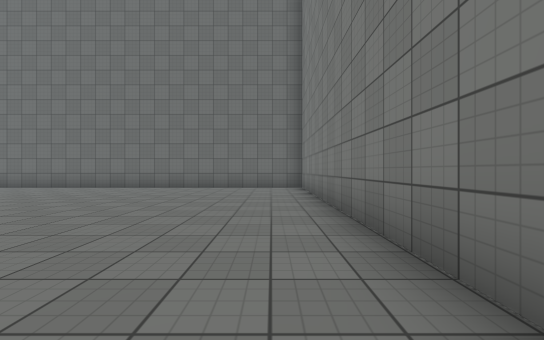
[1] (above)

20 first-person views from a walk through a Unity game level. The camera is 1.2 m above the floor, looks level and sees 90° across. The floor is counted in squares, 2 m on a side. Each view is taken from the middle of a square. On the plan, view 1 faces up. The plan holds only what a view shows up to about 9 squares ahead; the rest is blank. The place goes on beyond the plan. The player is left out. Surface patterns are stand-ins for the level's own textures.

[2]
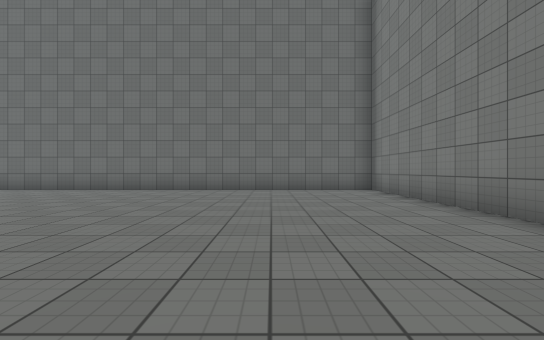

[3]
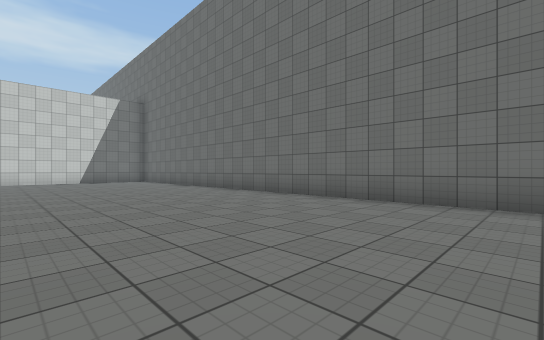

[4]
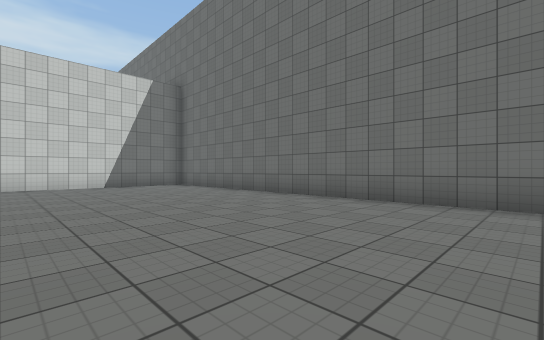

[5]
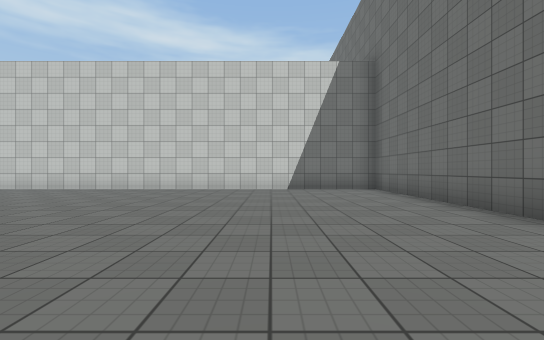

[6]
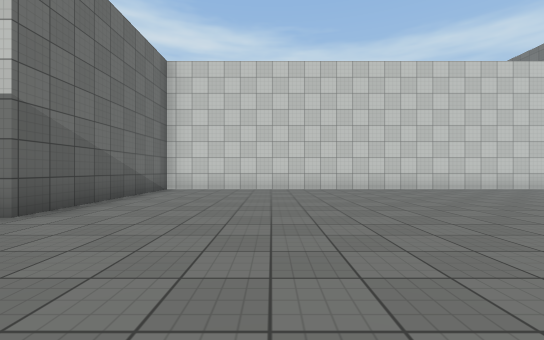

[7]
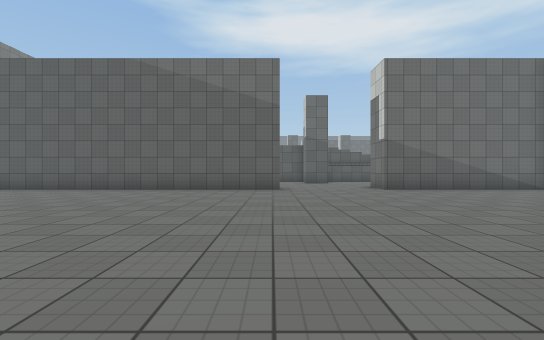

[8]
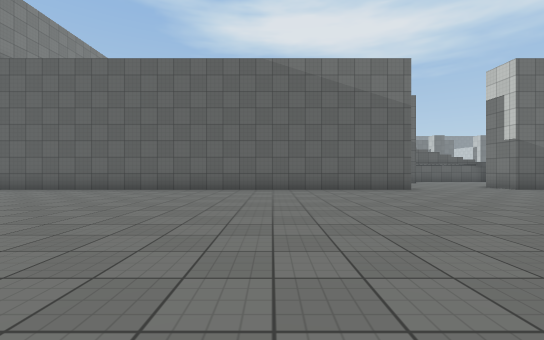

[9]
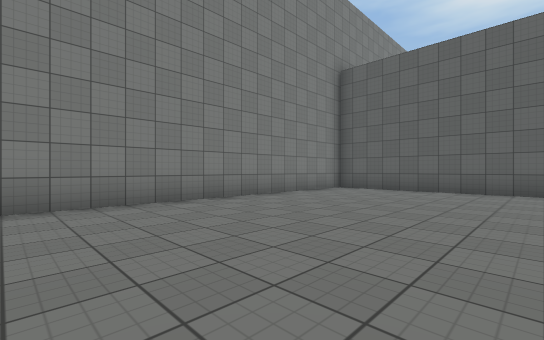

[10]
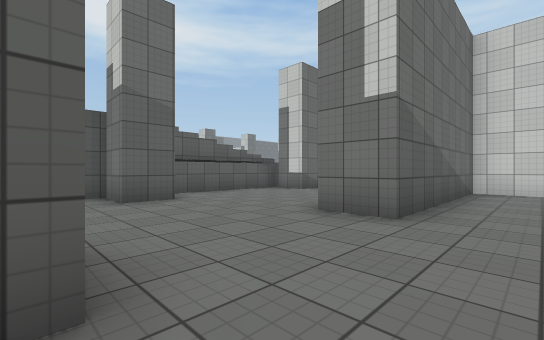

[11]
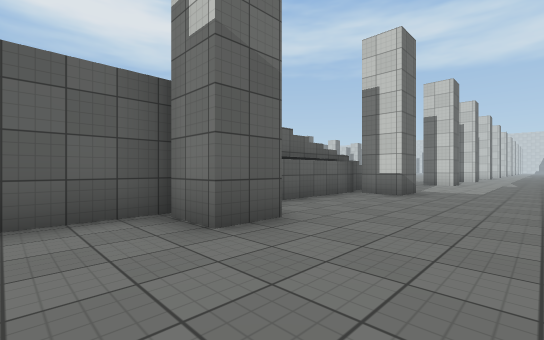

[12]
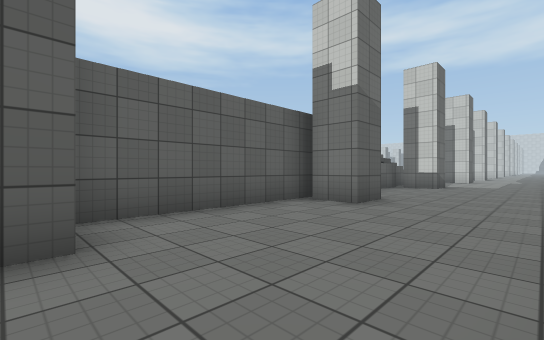

[13]
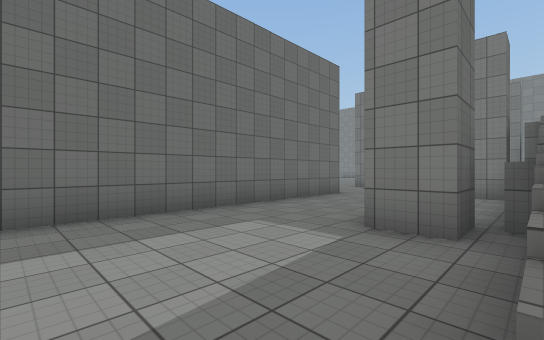

[14]
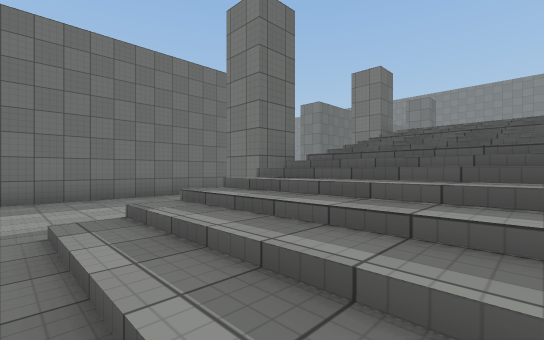

[15]
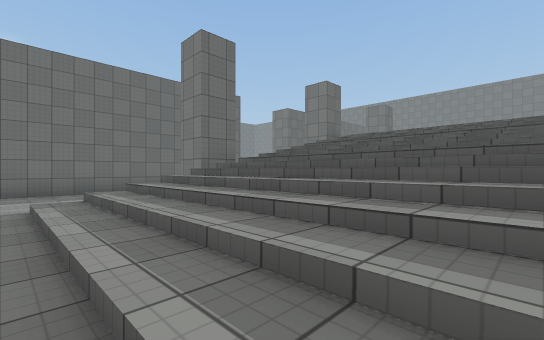

[16]
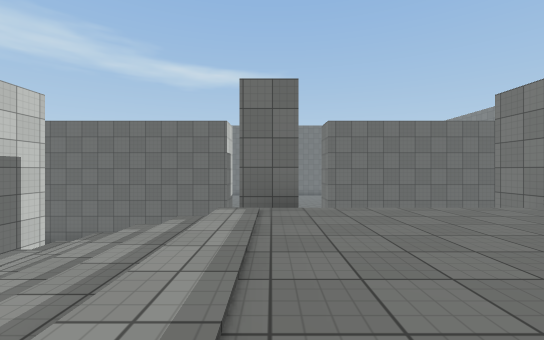

[17]
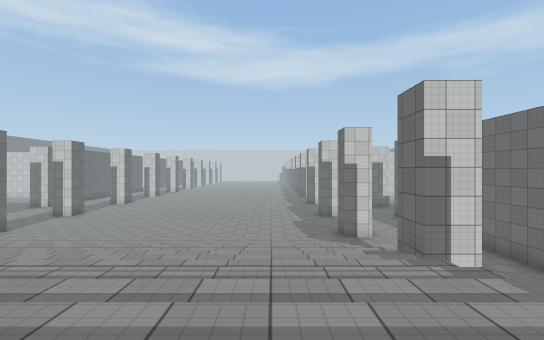

[18]
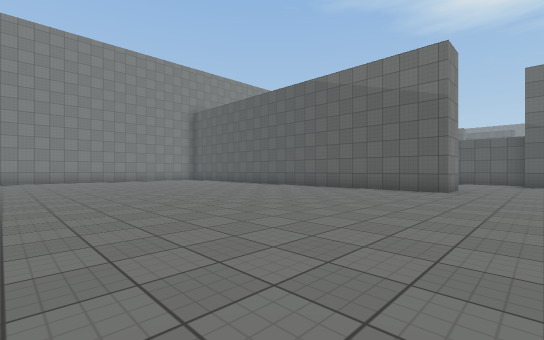

[19]
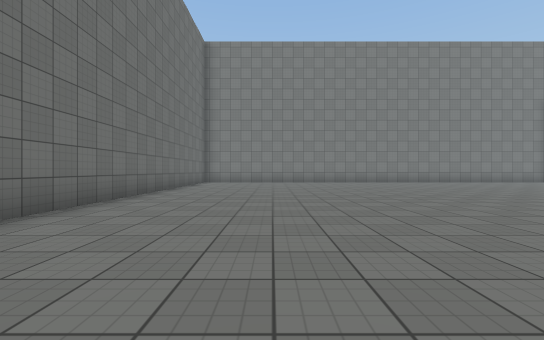

[20]
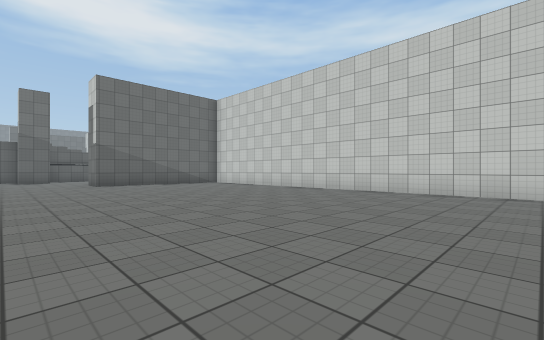

### Floor plan
Key: @ floor where view 1 was taken; # wall or solid block; . main floor; : floor 0.25 m higher than the main floor; + floor 3.75 m higher than the main floor; / step, stairs or slope; v drop or lower ground.
Columns run from 23 left of view 1 to 1 right of it. Each row starts with its distance up from view 1.
 10   #######################
  9   #.....................#
  8   #.....................#
  7   #.....................#
  6   #.....................#
  5   #.....................#
  4   #.....................#
  3   #........   ..........#
  2   #........    .........#
  1   #.....................#
  0   #....................@#
 -1   #.....................#
 -2   #.....................#
 -3   #.....................#
 -4   #.....................#
 -5   #.....................#
 -6   #.....................#
 -7   #.....................#
 -8 ########...##############
 -9 ...............
-10 ...............
-11 ...............
-12 ....#....#....#
-13 ////##vvv+++++
-14 :////////++++
-15 :////////+++
-16 :////////++
-17 :////////+
-18 :////////
-19 ://///
-20 :////
-21 :///
-22 ://
-23 :/

Where each view was taken, in squares from view 1:
view 1: 0 up, 0 right, facing up
view 2: 1 up, 2 left, facing up
view 3: 4 up, 6 left, facing up-left
view 4: 4 up, 10 left, facing up-left
view 5: 6 up, 12 left, facing left
view 6: 4 down, 12 left, facing left
view 7: 1 up, 12 left, facing down
view 8: 1 up, 8 left, facing down
view 9: 1 up, 4 left, facing down-right
view 10: 6 down, 12 left, facing down-left
view 11: 9 down, 12 left, facing down-left
view 12: 9 down, 9 left, facing down-left
view 13: 13 down, 23 left, facing up-right
view 14: 16 down, 23 left, facing up-right
view 15: 18 down, 23 left, facing up-right
view 16: 17 down, 14 left, facing up
view 17: 15 down, 14 left, facing left
view 18: 1 up, 14 left, facing down-right
view 19: 6 up, 12 left, facing right
view 20: 4 up, 13 left, facing down-left
